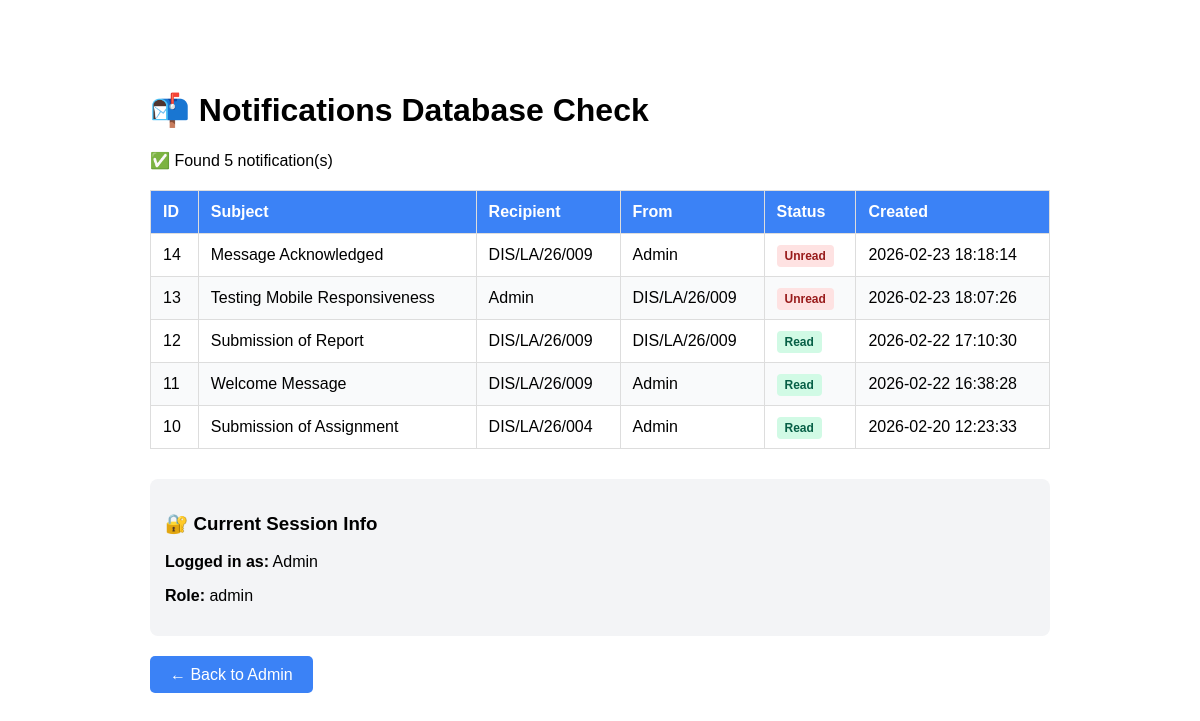
The app's page /admin/auth/check_notifications.php (signed in) with its own data.
### tables this page shows
CREATE TABLE `broadcast` (
  `id` int NOT NULL,
  `recipient` varchar(250) NOT NULL,
  `subject` varchar(100) NOT NULL,
  `message` text NOT NULL,
  `user_id` int NOT NULL,
  `username` varchar(24) NOT NULL,
  `is_read` tinyint(1) NOT NULL DEFAULT '0',
  `created_at` timestamp NOT NULL DEFAULT CURRENT_TIMESTAMP
);

### admin/auth/check_notifications.php (the view, shortened to what this page needs)
<?php
require __DIR__ . '/../../connections/db.php';
?>
<!DOCTYPE html>
<html lang="en">
<head>
</head>
<body>
    <h1>📬 Notifications Database Check</h1>
    <?php
    try {
        $stmt = $conn->prepare("SELECT * FROM broadcast ORDER BY created_at DESC LIMIT 20");
        $stmt->execute();
        $notifications = $stmt->fetchAll(PDO::FETCH_OBJ);
        if (empty($notifications)) {
            echo '<p style="color: orange;">⚠️ No notifications found in the database.</p>';
            echo '<p>You need to create some notifications first from the admin broadcast page.</p>';
        } else {
            echo '<p>✅ Found ' . count($notifications) . ' notification(s)</p>';
            echo '<table>';
            echo '<thead><tr>';
            echo '<th>ID</th>';
            echo '<th>Subject</th>';
            echo '<th>Recipient</th>';
            echo '<th>From</th>';
            echo '<th>Status</th>';
            echo '<th>Created</th>';
            echo '</tr></thead>';
            echo '<tbody>';
            foreach ($notifications as $notif) {
                $status = $notif->is_read ? 'Read' : 'Unread';
                $badgeClass = $notif->is_read ? 'read' : 'unread';
                echo '<tr>';
                echo '<td>' . htmlspecialchars($notif->id) . '</td>';
                echo '<td>' . htmlspecialchars($notif->subject) . '</td>';
                echo '<td>' . htmlspecialchars($notif->recipient) . '</td>';
                echo '<td>' . htmlspecialchars($notif->username) . '</td>';
                echo '<td><span class="badge ' . $badgeClass . '">' . $status . '</span></td>';
                echo '<td>' . htmlspecialchars($notif->created_at) . '</td>';
                echo '</tr>';
            }
            echo '</tbody></table>';
        }
        echo '<div style="margin-top: 30px; padding: 15px; background: #f3f4f6; border-radius: 8px;">';
        echo '<h3>🔐 Current Session Info</h3>';
        if (isset($_SESSION['username'])) {
            echo '<p><strong>Logged in as:</strong> ' . htmlspecialchars($_SESSION['username']) . '</p>';
            echo '<p><strong>Role:</strong> ' . htmlspecialchars($_SESSION['role'] ?? 'N/A') . '</p>';
        } else {
            echo '<p style="color: red;">❌ Not logged in! You need to login first.</p>';
        }
        echo '</div>';
    } catch (PDOException $e) {
        echo '<p style="color: red;">❌ Database error: ' . htmlspecialchars($e->getMessage()) . '</p>';
    }
    ?>
    <div style="margin-top: 30px;">
        <a href="/school_app/admin/" style="padding: 10px 20px; background: #3b82f6; color: white; text-decoration: none; border-radius: 5px;">← Back to Admin</a>
    </div>
</body>
</html>

### admin/auth/check_notifications.php (style rules this page uses)
body { font-family: Arial, sans-serif; max-width: 900px; margin: 50px auto; padding: 20px; }
table { width: 100%; border-collapse: collapse; margin-top: 20px; }
th, td { border: 1px solid #ddd; padding: 12px; text-align: left; }
th { background: #3b82f6; color: white; }
tr:nth-child(even) { background: #f9fafb; }
.badge { padding: 4px 8px; border-radius: 4px; font-size: 12px; font-weight: bold; }
.read { background: #d1fae5; color: #065f46; }
.unread { background: #fee2e2; color: #991b1b; }

### records on screen
broadcast: id "14", subject "Message Acknowledged", recipient "DIS/LA/26/009", username "Admin", is_read "Unread", created_at "2026-02-23 18:18:14"
broadcast: id "13", subject "Testing Mobile Responsiveness", recipient "Admin", username "DIS/LA/26/009", is_read "Unread", created_at "2026-02-23 18:07:26"
broadcast: id "12", subject "Submission of Report", recipient "DIS/LA/26/009", username "DIS/LA/26/009", is_read "Read", created_at "2026-02-22 17:10:30"
broadcast: id "11", subject "Welcome Message", recipient "DIS/LA/26/009", username "Admin", is_read "Read", created_at "2026-02-22 16:38:28"
broadcast: id "10", subject "Submission of Assignment", recipient "DIS/LA/26/004", username "Admin", is_read "Read", created_at "2026-02-20 12:23:33"

### other values on screen
count($notifications) "5"
$_SESSION['username'] "Admin"
$_SESSION['role'] "admin"
